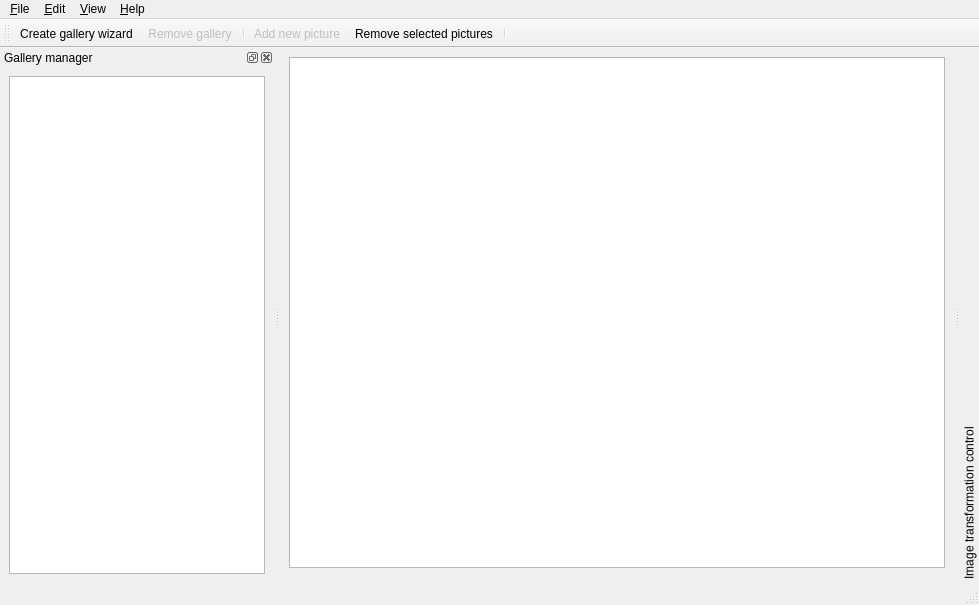
<ui version="4.0" >
 <class>MainWindow</class>
 <widget class="QMainWindow" name="MainWindow" >
  <property name="geometry" >
   <rect>
    <x>0</x>
    <y>0</y>
    <width>979</width>
    <height>605</height>
   </rect>
  </property>
  <property name="windowTitle" >
   <string>Goya</string>
  </property>
  <property name="icon" stdset="0" >
   <iconset resource="resources.qrc" >:/images/galerist-small.png</iconset>
  </property>
  <widget class="QWidget" name="centralwidget" >
   <layout class="QGridLayout" >
    <item row="0" column="0" >
     <widget class="GWidgets::PhotoView" name="imageList" />
    </item>
    <item row="1" column="0" >
     <widget class="GWidgets::SearchBar" native="1" name="searchBar" />
    </item>
   </layout>
  </widget>
  <widget class="QMenuBar" name="menubar" >
   <property name="geometry" >
    <rect>
     <x>0</x>
     <y>0</y>
     <width>979</width>
     <height>29</height>
    </rect>
   </property>
   <widget class="QMenu" name="viewMenu" >
    <property name="title" >
     <string>&amp;View</string>
    </property>
    <addaction name="separator" />
    <addaction name="actionRectangularBackground" />
    <addaction name="actionRoundBackground" />
    <addaction name="separator" />
    <addaction name="separator" />
   </widget>
   <widget class="QMenu" name="menuFile" >
    <property name="title" >
     <string>&amp;File</string>
    </property>
    <addaction name="actionNew" />
    <addaction name="actionRemoveGallery" />
    <addaction name="separator" />
    <addaction name="actionQuit" />
   </widget>
   <widget class="QMenu" name="editMenu" >
    <property name="title" >
     <string>&amp;Edit</string>
    </property>
    <widget class="QMenu" name="menuSelection" >
     <property name="title" >
      <string>&amp;Selection</string>
     </property>
     <addaction name="actionSelectAll" />
     <addaction name="actionDeselectAll" />
     <addaction name="actionInvertSelection" />
    </widget>
    <addaction name="actionAdd" />
    <addaction name="actionPreview" />
    <addaction name="actionRename" />
    <addaction name="actionDescribe" />
    <addaction name="actionRemove" />
    <addaction name="separator" />
    <addaction name="menuSelection" />
    <addaction name="separator" />
    <addaction name="actionConfiguration" />
   </widget>
   <widget class="QMenu" name="helpMenu" >
    <property name="title" >
     <string>&amp;Help</string>
    </property>
    <addaction name="actionAbout" />
    <addaction name="actionAboutQt" />
    <addaction name="actionUpdate" />
   </widget>
   <addaction name="menuFile" />
   <addaction name="editMenu" />
   <addaction name="viewMenu" />
   <addaction name="helpMenu" />
  </widget>
  <widget class="QStatusBar" name="statusbar" />
  <widget class="QDockWidget" name="galleryDock" >
   <property name="features" >
    <set>QDockWidget::AllDockWidgetFeatures</set>
   </property>
   <property name="windowTitle" >
    <string>Gallery manager</string>
   </property>
   <attribute name="dockWidgetArea" >
    <number>1</number>
   </attribute>
   <widget class="QWidget" name="dockWidgetContents" >
    <layout class="QGridLayout" >
     <item row="0" column="0" >
      <widget class="GWidgets::GalleryTreeView" name="albumView" >
       <property name="editTriggers" >
        <set>QAbstractItemView::EditKeyPressed</set>
       </property>
       <property name="alternatingRowColors" >
        <bool>true</bool>
       </property>
       <property name="iconSize" >
        <size>
         <width>22</width>
         <height>22</height>
        </size>
       </property>
       <property name="autoExpandDelay" >
        <number>1</number>
       </property>
      </widget>
     </item>
    </layout>
   </widget>
  </widget>
  <widget class="QToolBar" name="mainBar" >
   <property name="orientation" >
    <enum>Qt::Horizontal</enum>
   </property>
   <attribute name="toolBarArea" >
    <enum>TopToolBarArea</enum>
   </attribute>
   <attribute name="toolBarBreak" >
    <bool>false</bool>
   </attribute>
   <addaction name="actionNew" />
   <addaction name="actionRemoveGallery" />
   <addaction name="separator" />
   <addaction name="actionAdd" />
   <addaction name="actionRemove" />
   <addaction name="separator" />
  </widget>
  <widget class="QDockWidget" name="imageControlWidget" >
   <property name="features" >
    <set>QDockWidget::DockWidgetVerticalTitleBar</set>
   </property>
   <property name="allowedAreas" >
    <set>Qt::AllDockWidgetAreas</set>
   </property>
   <property name="windowTitle" >
    <string>Image transformation control</string>
   </property>
   <attribute name="dockWidgetArea" >
    <number>2</number>
   </attribute>
   <widget class="QWidget" name="dockWidgetContents_2" >
    <layout class="QGridLayout" >
     <property name="leftMargin" >
      <number>0</number>
     </property>
     <property name="topMargin" >
      <number>0</number>
     </property>
     <property name="rightMargin" >
      <number>0</number>
     </property>
     <property name="bottomMargin" >
      <number>0</number>
     </property>
     <property name="horizontalSpacing" >
      <number>1</number>
     </property>
     <property name="verticalSpacing" >
      <number>1</number>
     </property>
     <item row="2" column="0" >
      <widget class="GWidgets::PhotoControl" native="1" name="photoControl" >
       <property name="sizePolicy" >
        <sizepolicy vsizetype="Minimum" hsizetype="Minimum" >
         <horstretch>0</horstretch>
         <verstretch>0</verstretch>
        </sizepolicy>
       </property>
      </widget>
     </item>
    </layout>
   </widget>
  </widget>
  <action name="actionAbout" >
   <property name="icon" >
    <iconset resource="resources.qrc" >:/images/galerist-small.png</iconset>
   </property>
   <property name="text" >
    <string>About &amp;Goya</string>
   </property>
   <property name="iconText" >
    <string>About Goya</string>
   </property>
   <property name="toolTip" >
    <string>About Goya</string>
   </property>
   <property name="statusTip" >
    <string>Shows about Goya dialog.</string>
   </property>
  </action>
  <action name="actionAboutQt" >
   <property name="icon" >
    <iconset resource="resources.qrc" >:/images/qt.png</iconset>
   </property>
   <property name="text" >
    <string>About &amp;Qt</string>
   </property>
   <property name="statusTip" >
    <string>Shows about Qt dialog.</string>
   </property>
  </action>
  <action name="actionQuit" >
   <property name="icon" >
    <iconset resource="resources.qrc" >:/images/exit.png</iconset>
   </property>
   <property name="text" >
    <string>&amp;Quit</string>
   </property>
   <property name="statusTip" >
    <string>Quits Goya.</string>
   </property>
  </action>
  <action name="actionNew" >
   <property name="icon" >
    <iconset resource="resources.qrc" >:/images/new.png</iconset>
   </property>
   <property name="text" >
    <string>&amp;Create gallery wizard</string>
   </property>
   <property name="iconText" >
    <string>Create gallery wizard</string>
   </property>
   <property name="toolTip" >
    <string>Create gallery wizard</string>
   </property>
   <property name="statusTip" >
    <string>Create a new gallery with the wizard.</string>
   </property>
  </action>
  <action name="actionRectangularBackground" >
   <property name="checkable" >
    <bool>true</bool>
   </property>
   <property name="icon" >
    <iconset resource="resources.qrc" >:/images/default-rect.png</iconset>
   </property>
   <property name="text" >
    <string>R&amp;ectangular background rectangle</string>
   </property>
   <property name="statusTip" >
    <string>Adds the default background rectangles.</string>
   </property>
  </action>
  <action name="actionRoundBackground" >
   <property name="checkable" >
    <bool>true</bool>
   </property>
   <property name="icon" >
    <iconset resource="resources.qrc" >:/images/round-rect.png</iconset>
   </property>
   <property name="text" >
    <string>&amp;Round background renctangle</string>
   </property>
   <property name="statusTip" >
    <string>Adds the rounded background rectangles.</string>
   </property>
  </action>
  <action name="actionAdd" >
   <property name="enabled" >
    <bool>false</bool>
   </property>
   <property name="icon" >
    <iconset resource="resources.qrc" >:/images/add.png</iconset>
   </property>
   <property name="text" >
    <string>&amp;Add new picture</string>
   </property>
   <property name="statusTip" >
    <string>Adds an individual picture to the selected gallery.</string>
   </property>
  </action>
  <action name="actionRemove" >
   <property name="icon" >
    <iconset resource="resources.qrc" >:/images/remove.png</iconset>
   </property>
   <property name="text" >
    <string>&amp;Remove selected pictures</string>
   </property>
   <property name="statusTip" >
    <string>Removes the selected pictures.</string>
   </property>
   <property name="shortcut" >
    <string/>
   </property>
  </action>
  <action name="actionConfiguration" >
   <property name="icon" >
    <iconset resource="resources.qrc" >:/images/configure.png</iconset>
   </property>
   <property name="text" >
    <string>&amp;Configuration</string>
   </property>
   <property name="statusTip" >
    <string>Shows a configuration dialog.</string>
   </property>
  </action>
  <action name="actionPreview" >
   <property name="icon" >
    <iconset resource="resources.qrc" >:/images/preview.png</iconset>
   </property>
   <property name="text" >
    <string>&amp;Preview</string>
   </property>
   <property name="statusTip" >
    <string>Shows the bigger preview of the selected image.</string>
   </property>
  </action>
  <action name="actionRename" >
   <property name="icon" >
    <iconset resource="resources.qrc" >:/images/rename.png</iconset>
   </property>
   <property name="text" >
    <string>Rename</string>
   </property>
   <property name="statusTip" >
    <string>Lets you rename the selected image.</string>
   </property>
  </action>
  <action name="actionDescribe" >
   <property name="icon" >
    <iconset resource="resources.qrc" >:/images/describe.png</iconset>
   </property>
   <property name="text" >
    <string>Describe</string>
   </property>
   <property name="statusTip" >
    <string>Lets you describe the selected image.</string>
   </property>
  </action>
  <action name="actionSelectAll" >
   <property name="enabled" >
    <bool>false</bool>
   </property>
   <property name="text" >
    <string>Select all</string>
   </property>
   <property name="statusTip" >
    <string>Selects all images.</string>
   </property>
  </action>
  <action name="actionDeselectAll" >
   <property name="enabled" >
    <bool>false</bool>
   </property>
   <property name="text" >
    <string>Deselect all</string>
   </property>
   <property name="statusTip" >
    <string>Deselect all images.</string>
   </property>
  </action>
  <action name="actionInvertSelection" >
   <property name="enabled" >
    <bool>false</bool>
   </property>
   <property name="text" >
    <string>Invert selection</string>
   </property>
   <property name="statusTip" >
    <string>Inverts the selection.</string>
   </property>
  </action>
  <action name="actionRemoveGallery" >
   <property name="enabled" >
    <bool>false</bool>
   </property>
   <property name="icon" >
    <iconset resource="resources.qrc" >:/images/remove.png</iconset>
   </property>
   <property name="text" >
    <string>Remove gallery</string>
   </property>
   <property name="statusTip" >
    <string>Removes the selected gallery.</string>
   </property>
  </action>
  <action name="actionUpdate" >
   <property name="enabled" >
    <bool>false</bool>
   </property>
   <property name="icon" >
    <iconset resource="resources.qrc" >:/images/upgrade.png</iconset>
   </property>
   <property name="text" >
    <string>Check for &amp;updates</string>
   </property>
   <property name="statusTip" >
    <string>Checks for the updates.</string>
   </property>
  </action>
 </widget>
 <customwidgets>
  <customwidget>
   <class>GWidgets::PhotoView</class>
   <extends>QGraphicsView</extends>
   <header>widgets/photoview.h</header>
  </customwidget>
  <customwidget>
   <class>GWidgets::GalleryTreeView</class>
   <extends>QTreeView</extends>
   <header>widgets/gallerytreeview.h</header>
  </customwidget>
  <customwidget>
   <class>GWidgets::SearchBar</class>
   <extends>QWidget</extends>
   <header>widgets/searchbar.h</header>
   <container>1</container>
  </customwidget>
  <customwidget>
   <class>GWidgets::PhotoControl</class>
   <extends>QWidget</extends>
   <header>widgets/photocontrol.h</header>
   <container>1</container>
  </customwidget>
 </customwidgets>
 <resources>
  <include location="resources.qrc" />
 </resources>
 <connections/>
</ui>
